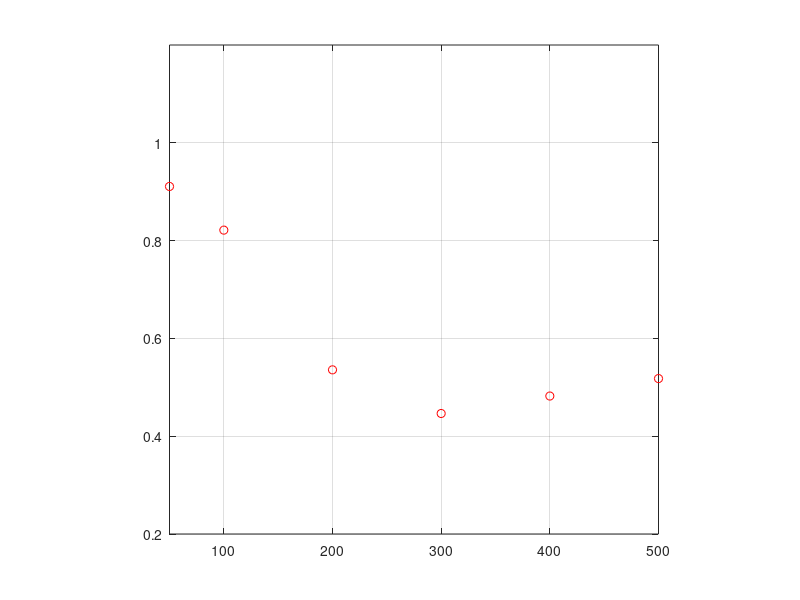

Reproduce this figure in MATLAB. (Note: this script raises an error after producing the figure.)
% Description : Parametric and Non Parametric fit of the Percentage of correct response from the study of Schenkman and Nilson (2010,2011) as a function of distance
%             : The script also computes the threshold value of distance for which the Percentage of correct response is in between 0.73 and 0.75
% Author      : Vijay Kiran Gidla (joy4u18@gmail.com)

clc;
clear all;
close all;

%% DATA

%% Blind percentage of correct

%Conference

bpc_5_conf=round(([9.71 9.18 5.4 5.15 5.2 4.96]./10)*56);
bpc_50_conf=round(([9.83 9.4 6.19 4.88 4.74 4.89]./10)*56);
bpc_500_conf=round(([9.71 9.98 8.94 4.68 5.23 4.7]./10)*56);

%Anechoic

bpc_5_anc=round(([9.79 8.81 5.14 4.39 4.78 5.04]./10)*56);
bpc_50_anc=round(([9.65 9.75 4.98 4.73 4.73 4.71]./10)*56);
bpc_500_anc=round(([9.67 9.94 5.18 4.98 5.56 5.08]./10)*56);

B_AC=[bpc_5_anc;bpc_50_anc;bpc_500_anc;bpc_5_conf;bpc_50_conf;bpc_500_conf];


% Lecture room

bpc_5_lec=round([0.6101 0.5373 ]*56);
% bpc_5_2c_lec=round([0.6607 0.5923]*56);
% bpc_5_4c_lec=round([0.6161 0.5759]*56);
% bpc_5_8c_lec=round([0.7188 0.6101]*56);
% bpc_5_16c_lec=round([0.7470 0.6315]*56);
% bpc_5_32c_lec=round([0.7560 0.6533]*56);
% bpc_5_64c_lec=round([0.7664 0.5391]*56);
bpc_500_lec=round([0.8080 0.5893]*56);

B_L=[bpc_5_lec; bpc_500_lec];


%%  Sighted Percentage of correct


%Conference


spc_5_conf=round(([8.48 7.65 5.86 4.95 4.74 4.8]./10)*56);
spc_50_conf=round(([9.39 8.18 5.81 4.89 4.75 5.08]./10)*56);
spc_500_conf=round(([9.67 9.85 7.12 4.96 4.98 4.98]./10)*56);

%Anechoic

spc_5_anc=round(([9.05 8.15 5.32 4.5 4.75 5.19]./10)*56);
spc_50_anc=round(([9.35 9.23 5.4 5.18 5 4.62]./10)*56);
spc_500_anc=round(([9.74 9.8 4.86 4.78 4.61 4.67]./10)*56);


S_AC=[spc_5_anc; spc_50_anc; spc_500_anc ; spc_5_conf ; spc_50_conf ; spc_500_conf];

% Lecture room

spc_5_lec=round([0.5508]*56);
% spc_5_2c_lec=round([0.5137]*56);
% spc_5_4c_lec=round([0.5467]*56);
% spc_5_8c_lec=round([0.5707]*56);
% spc_5_16c_lec=round([0.6174]*56);
% spc_5_32c_lec=round([0.6921]*56);
% spc_5_64c_lec=round([0.6456]*56);
spc_500_lec=round([0.6209]*56);

S_L=[spc_5_lec; spc_500_lec];

%% Plot of the DATA

x=(([50 100 200 300 400 500]))';		% Distance 
m=[56 56 56  56 56 56]';			% Total trails at each distance

% x=[100 150]';		% This is for lecture room but as non parametric fit requires 3 inputs these were not conisdered in the analysis of the thesis
% m=[56 56]';

for i=1:size(B_AC,1)

    
r=S_AC(i,:)';

figure(i);
plot( x, r ./ m, 'ro');
axis([min(x) max(x) 0.2 1.2]); 
axis square;
hold on;
grid on;

%% Gaussian Fit
degpol = 1;                                    % Degree of the polynomial
guessing =0.4;                                 % Guessing rate
lapsing = 0;                                % Lapsing rate
b = binomfit_lims( r, m, x, degpol,'logit', guessing, lapsing);
numxfit = 499;                                 % Number of new points to be generated minus 1
xfit = [min(x):(max(x)-min(x))/numxfit:max( x ) ]';
pfit = binomval_lims( b, xfit, 'logit', guessing, lapsing);
plot( xfit, pfit, 'k' ,'linewidth',2);         % Plot the fitted curve

z_1(i)=mean(xfit(pfit>0.73&pfit<0.75));

%% LSfit

if(length(x)>2)
guessing=0;
lapsing=0;
    
temp=diff(x);
bwd_min = min(temp(temp>0));

% if(isempty(bwd_min))
% bwd_min=min(abs(temp));    %VJ2015
% end

bwd_max = max( x ) - min( x );

% if(bwd_min == bwd_max)
% bwd_min=1;                 %VJ2015
% end

% Switch between cross-validated or bootstrap by manually uncommenting the corresponding lines
bwd = bandwidth_cross_validation( r, m, x, [ bwd_min, bwd_max ],'logit',guessing,lapsing,2,1,'normpdf',100,1e-6); 
% bwd= bandwidth_bootstrap(r, m, x, [ bwd_min, bwd_max ],30,[],'logit',guessing,lapsing,2,1,'normpdf',100,1e-6);

hhh(:,i)=bwd;
% hhh_1(:,i)=bwd;
bwd = bwd(3); % choose the third estimate, which is based on cross-validated deviance
pfit = locglmfit( xfit, r, m, x, bwd,'logit',guessing,lapsing,2,1,'normpdf',100,1e-6);
plot( xfit, pfit, 'b','linewidth',2 );  % Plot the fitted curve

for temp_idx=1:length(x)
    try
i_idx(temp_idx,1)=find(xfit==x(temp_idx));
    catch err 
ti = find(xfit>=(x(temp_idx)-1) & xfit<=(x(temp_idx)+1));
i_idx(temp_idx,1) = min(ti);
    end
end

i_pfit=pfit(i_idx);


D = deviance(r,m,i_pfit)

z_2(i)=mean(xfit(pfit>0.73&pfit<0.75));

h1=legend('Mean proportion of correct','Weibull fit','Local linear fit');
set(h1,'location','best');
xlabel('Distance from the object (cm)');
ylabel('Proportion of correct responses');

else
    
h1=legend('Mean proportion of correct','Weibull fit');
set(h1,'location','best');
xlabel('Distance from the object (cm)');
ylabel('Proportion of correct responses');    
end

end

sprintf('%.0f ',z_2)